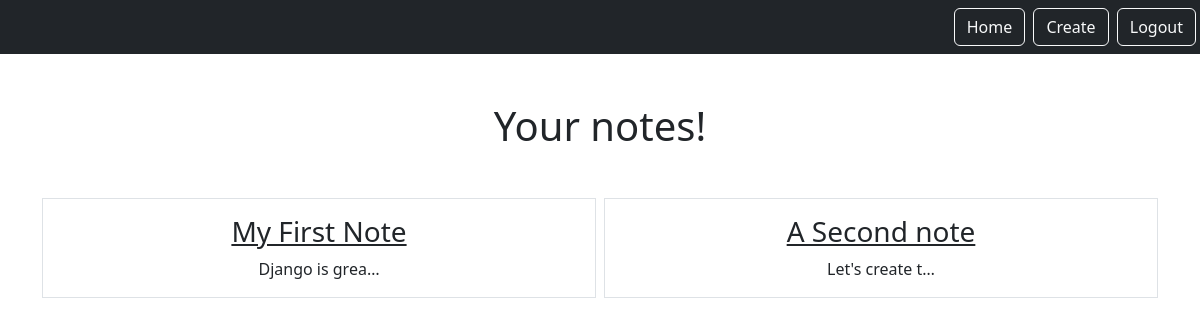
The app's page /smart/notes (signed in), older data.
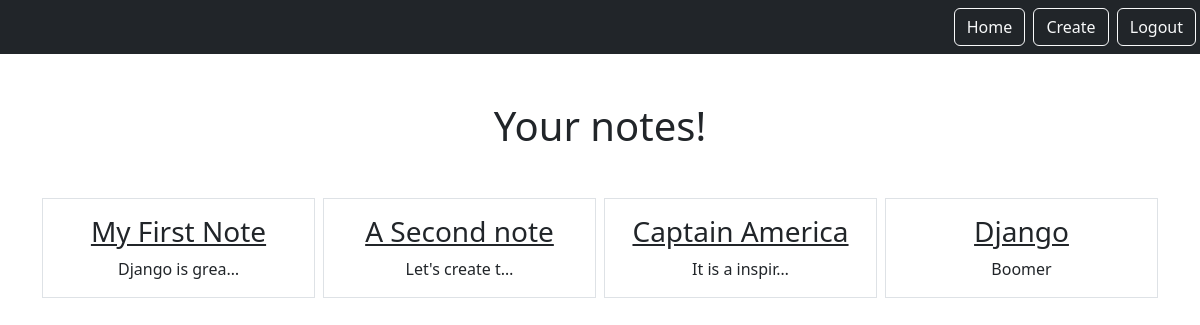
The same page, newer data.
### notes/models.py (models this page shows)
class Notes(models.Model):
    title = models.CharField(max_length = 200)
    text = models.TextField()
    created = models.DateTimeField(auto_now_add = True)
    user = models.ForeignKey(User, on_delete= models.CASCADE, related_name="notes")

### notes/views.py (the view)
# urls.py: path('notes', views.NotesListView.as_view(),name="notes.list"),
class NotesListView(LoginRequiredMixin,ListView):
    model = Notes
    context_object_name= "notes"
    template_name = "notes/notes_list.html"
    login_url ="/login"
    def get_queryset(self):
        return self.request.user.notes.all()

### notes/templates/notes/notes_list.html
{% extends "base.html" %} {% block content %}
<h1 class="my-5">Your notes!</h1>
<div class="row row-cols3 g-2">
  {% for note in notes %}
  <div class="col">
    <div class="p-3 border">
      <a
        href="{% url 'notes.detail' pk=note.id %}"
        class="text-dark text-decoration-non"
        ><h3>{{note.title}}</h3></a
      >
      {{note.text|truncatechars:15}}
    </div>
  </div>
  {% endfor %}
</div>
{% endblock %}

Row changes from the older to the newer data that the page shows:
added Notes: title "Captain America", text "It is a inspir…"
added Notes: title "Django", text "Boomer"
